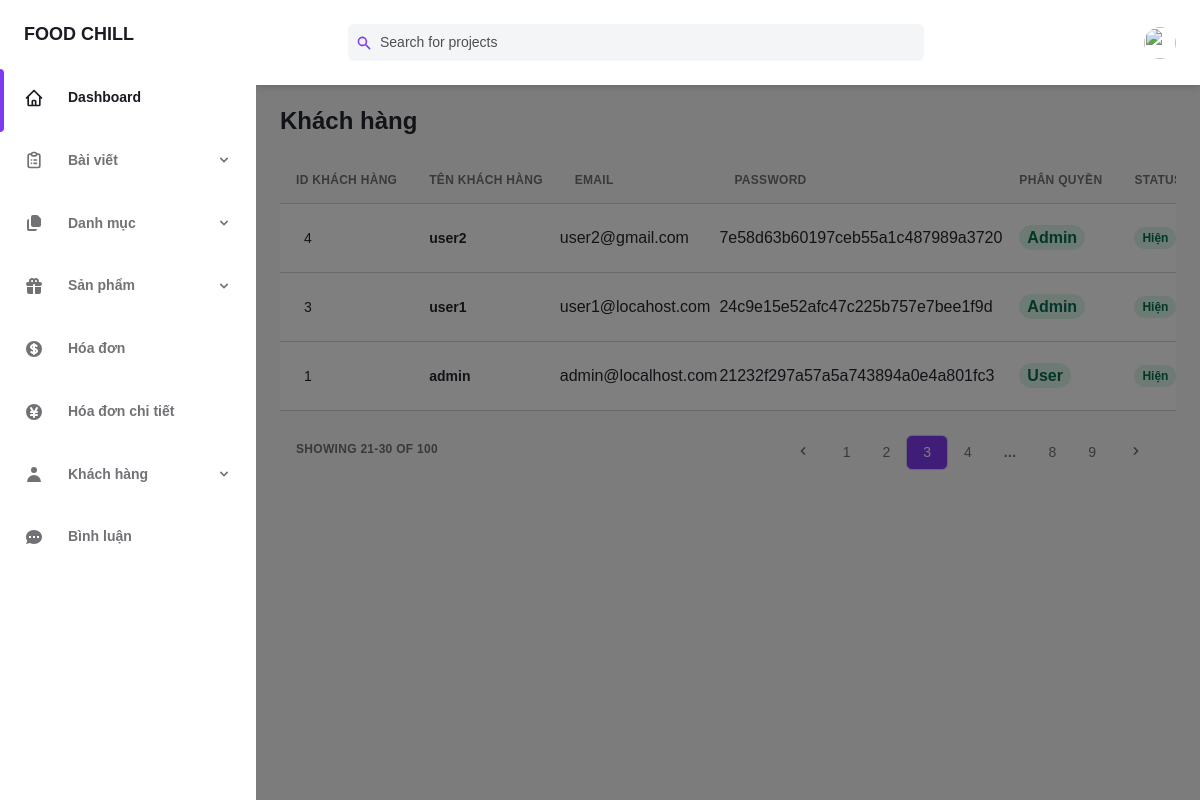
/admin/index.php?v=user&act=listUser (signed in), run on the app's committed database.
### tables this page shows
CREATE TABLE `users` (
  `user_id` int(11) NOT NULL,
  `user_name` varchar(100) NOT NULL,
  `email` varchar(200) NOT NULL,
  `password` varchar(100) NOT NULL,
  `join_date` date NOT NULL,
  `permission` tinyint(1) NOT NULL,
  `status` tinyint(1) NOT NULL DEFAULT 1
);

### admin/models/pdo.php (called while the page is built, shortened)
<?php
function pdo_get_connection()
{
   $serverName = "localhost";
   $databaseName = "foodchill";
   $username = "root";
   $password = "";
   $options = array(PDO::MYSQL_ATTR_INIT_COMMAND => "SET NAMES utf8");
   try {
      $conn = new PDO("mysql:host=$serverName; dbname=$databaseName", $username, $password, $options);
      $conn->setAttribute(PDO::ATTR_ERRMODE, PDO::ERRMODE_EXCEPTION);
      return $conn;
   } catch (PDOException $e) {
      echo "Connection failed: " . $e->getMessage();
   }
}
function pdo_query($sql)
{
   $sql_args = array_slice(func_get_args(), 1);
   $conn = pdo_get_connection();
   $stmt = $conn->prepare($sql);
   $stmt->execute($sql_args);
   $result = $stmt->fetchAll(PDO::FETCH_ASSOC);
   return $result;
}

### admin/models/users.php (called while the page is built, shortened)
<?php
function load_all_user()
{
    $sql = "SELECT * FROM users order by user_id desc";
    return pdo_query($sql);
}
?>

### admin/users/list.php (the view, shortened to what this page needs)
<div class="container px-6 mx-auto grid">
    <div class="w-full overflow-hidden rounded-lg whitespace-wrap">
        <div class="w-full overflow-x-auto">
            <h2 class="my-6 text-2xl font-semibold text-gray-700 dark:text-gray-200">
                Khách hàng
            </h2>
            <table class="w-full whitespace-wrap">
                <thead>
                    <tr class="text-xs font-semibold whitespace-no-wrap tracking-wide text-left text-gray-500 uppercase border-b dark:border-gray-700 bg-gray-50 dark:text-gray-400 dark:bg-gray-800">
                        <th class="px-3 py-3">id Khách hàng</th>
                        <th class="px-3 py-3">Tên Khách hàng</th>
                        <th class="px-3 py-3">Email</th>
                        <th class="px-3 py-3">password</th>
                        <th class="px-3 py-3">Phân quyền</th>
                        <th class="px-3 py-3">Status</th>
                    </tr>
                </thead>
                <tbody class="bg-white divide-y dark:divide-gray-700 dark:bg-gray-800">
                    <?php
                    foreach ($items as $item) {
                        extract($item);
                    ?>
                        <tr id="user-tr<?= $user_id ?>" class="text-gray-700 dark:text-gray-400">
                            <td class="px-4 py-3 text-sm">
                                <?= $user_id ?>
                            </td>
                            <td class="px-3 py-3">
                                <div class="flex items-center text-sm">
                                    <div>
                                        <p class="font-semibold"><?= $user_name ?></p>
                                    </div>
                                </div>
                            </td>
                            <td><?= $email ?></td>
                            <td><?= $password ?></td>
                            <td class="px-3 py-3 whitespace-wrap">
                                <?php if ($permission == 0) {
                                    echo '<span class="px-2 py-1 font-semibold leading-tight text-green-700 bg-green-100 rounded-full ">
                                        Admin
                                    </span>';
                                } else if ($permission == 1) {
                                    echo  '<span class="px-2 py-1 font-semibold leading-tight text-green-700 bg-green-100 rounded-full ">
                                            User
                                        </span>';
                                } else {
                                    echo   '<span class="px-2 py-1 font-semibold leading-tight text-green-700 bg-green-100 rounded-full ">
                                            Shipper
                                        </span>';
                                }
                                ?>
                            </td>
                            <td class="px-3 py-3 text-xs">
                                <?php if ($status == '1') {
                                    echo '<span class="px-2 py-1 font-semibold leading-tight text-green-700 bg-green-100 rounded-full ">
                                            Hiện
                                        </span>';
                                } else {
                                    echo '<span class="px-2 py-1 font-semibold leading-tight text-red-700 bg-red-100 rounded-full  ">
                                            Ẩn
                                        </span>';
                                }
                                ?>
                            </td>
                        </tr>
        </div>
    <?php } ?>
    </div>
    <div class="grid px-3 py-3 text-xs font-semibold tracking-wide text-gray-500 uppercase border-t dark:border-gray-700 bg-gray-50 sm:grid-cols-9 dark:text-gray-400 dark:bg-gray-800">
        <span class="flex items-center col-span-3">
            Showing 21-30 of 100
        </span>
        <span class="col-span-2"></span>
        <span class="flex col-span-4 mt-2 sm:mt-auto sm:justify-end">
            <nav aria-label="Table navigation">
                <ul class="inline-flex items-center">
                    <li>
                        <button class="px-3 py-1 rounded-md rounded-l-lg focus:outline-none focus:shadow-outline-purple" aria-label="Previous">
                            <svg class="w-4 h-4 fill-current" aria-hidden="true" viewBox="0 0 20 20">
                                <path d="M12.707 5.293a1 1 0 010 1.414L9.414 10l3.293 3.293a1 1 0 01-1.414 1.414l-4-4a1 1 0 010-1.414l4-4a1 1 0 011.414 0z" clip-rule="evenodd" fill-rule="evenodd"></path>
                            </svg>
                        </button>
                    </li>
                    <li>
                        <button class="px-3 py-1 rounded-md focus:outline-none focus:shadow-outline-purple">
                            1
                        </button>
                    </li>
                    <li>
                        <button class="px-3 py-1 rounded-md focus:outline-none focus:shadow-outline-purple">
                            2
                        </button>
                    </li>
                    <li>
                        <button class="px-3 py-1 text-white transition-colors duration-150 bg-purple-600 border border-r-0 border-purple-600 rounded-md focus:outline-none focus:shadow-outline-purple">
                            3
                        </button>
                    </li>
                    <li>
                        <button class="px-3 py-1 rounded-md focus:outline-none focus:shadow-outline-purple">
                            4
                        </button>
                    </li>
                    <li>
                        <span class="px-3 py-1">...</span>
                    </li>
                    <li>
                        <button class="px-3 py-1 rounded-md focus:outline-none focus:shadow-outline-purple">
                            8
                        </button>
                    </li>
                    <li>
                        <button class="px-3 py-1 rounded-md focus:outline-none focus:shadow-outline-purple">
                            9
                        </button>
                    </li>
                    <li>
                        <button class="px-3 py-1 rounded-md rounded-r-lg focus:outline-none focus:shadow-outline-purple" aria-label="Next">
                            <svg class="w-4 h-4 fill-current" aria-hidden="true" viewBox="0 0 20 20">
                                <path d="M7.293 14.707a1 1 0 010-1.414L10.586 10 7.293 6.707a1 1 0 011.414-1.414l4 4a1 1 0 010 1.414l-4 4a1 1 0 01-1.414 0z" clip-rule="evenodd" fill-rule="evenodd"></path>
                            </svg>
                        </button>
                    </li>
                </ul>
            </nav>
        </span>
    </div>
</div>

### data on the page
users: user_id "4", user_name "user2", email "user2@gmail.com", password "7e58d63b60197ceb55a1c487989a3720", permission "Admin", status "Hiện"
users: user_id "3", user_name "user1", email "user1@locahost.com", password "24c9e15e52afc47c225b757e7bee1f9d", permission "Admin", status "Hiện"
users: user_id "1", user_name "admin", email "admin@localhost.com", password "21232f297a57a5a743894a0e4a801fc3", permission "User", status "Hiện"
